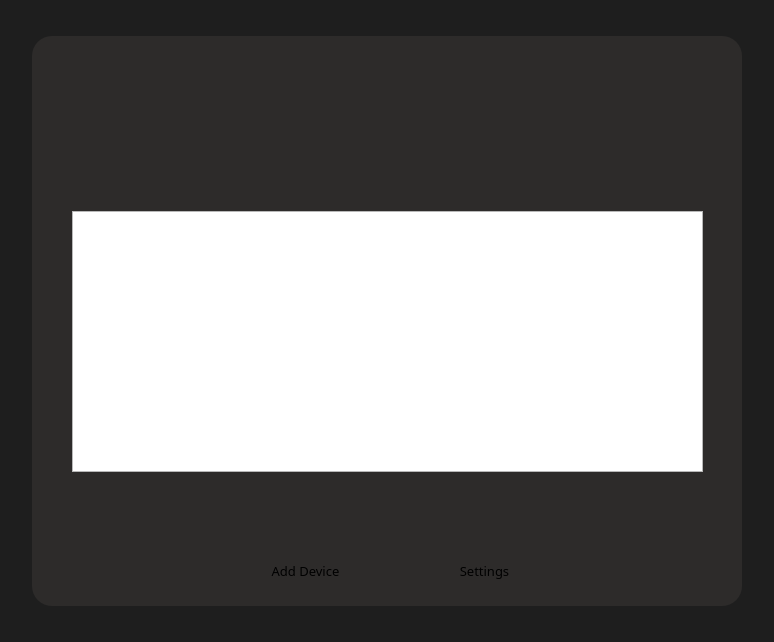
<?xml version="1.0" encoding="UTF-8"?>
<ui version="4.0">
 <class>ControlWindow</class>
 <widget class="QMainWindow" name="ControlWindow">
  <property name="geometry">
   <rect>
    <x>0</x>
    <y>0</y>
    <width>774</width>
    <height>642</height>
   </rect>
  </property>
  <property name="sizePolicy">
   <sizepolicy hsizetype="Fixed" vsizetype="Fixed">
    <horstretch>0</horstretch>
    <verstretch>0</verstretch>
   </sizepolicy>
  </property>
  <property name="minimumSize">
   <size>
    <width>774</width>
    <height>642</height>
   </size>
  </property>
  <property name="maximumSize">
   <size>
    <width>774</width>
    <height>642</height>
   </size>
  </property>
  <property name="windowTitle">
   <string>Smart Home Controller</string>
  </property>
  <widget class="QWidget" name="centralwidget">
   <property name="styleSheet">
    <string notr="true">#centralwidget {
    background-color: #1E1E1E;
}</string>
   </property>
   <layout class="QGridLayout" name="gridLayout">
    <item row="1" column="0">
     <spacer name="central_hspacer_l">
      <property name="orientation">
       <enum>Qt::Orientation::Horizontal</enum>
      </property>
      <property name="sizeType">
       <enum>QSizePolicy::Policy::Fixed</enum>
      </property>
      <property name="sizeHint" stdset="0">
       <size>
        <width>5</width>
        <height>20</height>
       </size>
      </property>
     </spacer>
    </item>
    <item row="2" column="1">
     <spacer name="cenral_vspacer_d">
      <property name="orientation">
       <enum>Qt::Orientation::Vertical</enum>
      </property>
      <property name="sizeType">
       <enum>QSizePolicy::Policy::Fixed</enum>
      </property>
      <property name="sizeHint" stdset="0">
       <size>
        <width>20</width>
        <height>5</height>
       </size>
      </property>
     </spacer>
    </item>
    <item row="1" column="1">
     <widget class="QWidget" name="root_widget" native="true">
      <property name="sizePolicy">
       <sizepolicy hsizetype="Fixed" vsizetype="Fixed">
        <horstretch>0</horstretch>
        <verstretch>0</verstretch>
       </sizepolicy>
      </property>
      <property name="minimumSize">
       <size>
        <width>710</width>
        <height>570</height>
       </size>
      </property>
      <property name="styleSheet">
       <string notr="true">#root_widget {
    background-color: #2D2B2A;
	border-radius: 20px;
}</string>
      </property>
      <widget class="QLabel" name="logo">
       <property name="geometry">
        <rect>
         <x>260</x>
         <y>-7</y>
         <width>191</width>
         <height>191</height>
        </rect>
       </property>
       <property name="sizePolicy">
        <sizepolicy hsizetype="Fixed" vsizetype="Fixed">
         <horstretch>0</horstretch>
         <verstretch>0</verstretch>
        </sizepolicy>
       </property>
       <property name="text">
        <string/>
       </property>
       <property name="pixmap">
        <pixmap resource="Resources.qrc">:/images/Resources/logo.png</pixmap>
       </property>
       <property name="scaledContents">
        <bool>true</bool>
       </property>
       <property name="alignment">
        <set>Qt::AlignmentFlag::AlignCenter</set>
       </property>
      </widget>
      <widget class="QWidget" name="horizontalLayoutWidget">
       <property name="geometry">
        <rect>
         <x>0</x>
         <y>443</y>
         <width>725</width>
         <height>108</height>
        </rect>
       </property>
       <layout class="QHBoxLayout" name="button_layout">
        <item>
         <spacer name="button_hspacer_l">
          <property name="orientation">
           <enum>Qt::Orientation::Horizontal</enum>
          </property>
          <property name="sizeType">
           <enum>QSizePolicy::Policy::Fixed</enum>
          </property>
          <property name="sizeHint" stdset="0">
           <size>
            <width>200</width>
            <height>20</height>
           </size>
          </property>
         </spacer>
        </item>
        <item>
         <widget class="QPushButton" name="add_device_button">
          <property name="sizePolicy">
           <sizepolicy hsizetype="Fixed" vsizetype="Fixed">
            <horstretch>0</horstretch>
            <verstretch>0</verstretch>
           </sizepolicy>
          </property>
          <property name="text">
           <string/>
          </property>
          <property name="icon">
           <iconset resource="Resources.qrc">
            <normaloff>:/images/Resources/add_device.png</normaloff>:/images/Resources/add_device.png</iconset>
          </property>
          <property name="iconSize">
           <size>
            <width>80</width>
            <height>80</height>
           </size>
          </property>
          <property name="flat">
           <bool>true</bool>
          </property>
         </widget>
        </item>
        <item>
         <spacer name="button_hspacer_c">
          <property name="orientation">
           <enum>Qt::Orientation::Horizontal</enum>
          </property>
          <property name="sizeType">
           <enum>QSizePolicy::Policy::Fixed</enum>
          </property>
          <property name="sizeHint" stdset="0">
           <size>
            <width>40</width>
            <height>20</height>
           </size>
          </property>
         </spacer>
        </item>
        <item>
         <widget class="QPushButton" name="settings_button">
          <property name="sizePolicy">
           <sizepolicy hsizetype="Fixed" vsizetype="Fixed">
            <horstretch>0</horstretch>
            <verstretch>0</verstretch>
           </sizepolicy>
          </property>
          <property name="text">
           <string/>
          </property>
          <property name="icon">
           <iconset resource="Resources.qrc">
            <normaloff>:/images/Resources/settings.png</normaloff>:/images/Resources/settings.png</iconset>
          </property>
          <property name="iconSize">
           <size>
            <width>70</width>
            <height>70</height>
           </size>
          </property>
          <property name="flat">
           <bool>true</bool>
          </property>
         </widget>
        </item>
        <item>
         <spacer name="button_hspacer_r">
          <property name="orientation">
           <enum>Qt::Orientation::Horizontal</enum>
          </property>
          <property name="sizeType">
           <enum>QSizePolicy::Policy::Fixed</enum>
          </property>
          <property name="sizeHint" stdset="0">
           <size>
            <width>200</width>
            <height>20</height>
           </size>
          </property>
         </spacer>
        </item>
       </layout>
      </widget>
      <widget class="QListWidget" name="device_list">
       <property name="geometry">
        <rect>
         <x>40</x>
         <y>175</y>
         <width>631</width>
         <height>261</height>
        </rect>
       </property>
       <property name="sizePolicy">
        <sizepolicy hsizetype="Fixed" vsizetype="Fixed">
         <horstretch>0</horstretch>
         <verstretch>0</verstretch>
        </sizepolicy>
       </property>
      </widget>
      <widget class="QLabel" name="add_device">
       <property name="geometry">
        <rect>
         <x>233</x>
         <y>514</y>
         <width>81</width>
         <height>41</height>
        </rect>
       </property>
       <property name="sizePolicy">
        <sizepolicy hsizetype="Fixed" vsizetype="Fixed">
         <horstretch>0</horstretch>
         <verstretch>0</verstretch>
        </sizepolicy>
       </property>
       <property name="styleSheet">
        <string notr="true">#add_device {
    font-family: SanFransisco;
    font-size: 13px;
}</string>
       </property>
       <property name="text">
        <string>Add Device</string>
       </property>
       <property name="alignment">
        <set>Qt::AlignmentFlag::AlignCenter</set>
       </property>
      </widget>
      <widget class="QLabel" name="settings">
       <property name="geometry">
        <rect>
         <x>417</x>
         <y>514</y>
         <width>71</width>
         <height>41</height>
        </rect>
       </property>
       <property name="sizePolicy">
        <sizepolicy hsizetype="Fixed" vsizetype="Fixed">
         <horstretch>0</horstretch>
         <verstretch>0</verstretch>
        </sizepolicy>
       </property>
       <property name="styleSheet">
        <string notr="true">#settings {
    font-family: SanFransisco;
    font-size: 13px;
}</string>
       </property>
       <property name="text">
        <string>Settings</string>
       </property>
       <property name="alignment">
        <set>Qt::AlignmentFlag::AlignCenter</set>
       </property>
      </widget>
     </widget>
    </item>
    <item row="1" column="2">
     <spacer name="central_hspacer_r">
      <property name="orientation">
       <enum>Qt::Orientation::Horizontal</enum>
      </property>
      <property name="sizeType">
       <enum>QSizePolicy::Policy::Fixed</enum>
      </property>
      <property name="sizeHint" stdset="0">
       <size>
        <width>5</width>
        <height>20</height>
       </size>
      </property>
     </spacer>
    </item>
    <item row="0" column="1">
     <spacer name="central_vspacer_u">
      <property name="orientation">
       <enum>Qt::Orientation::Vertical</enum>
      </property>
      <property name="sizeType">
       <enum>QSizePolicy::Policy::Fixed</enum>
      </property>
      <property name="sizeHint" stdset="0">
       <size>
        <width>20</width>
        <height>5</height>
       </size>
      </property>
     </spacer>
    </item>
   </layout>
  </widget>
 </widget>
 <resources>
  <include location="Resources.qrc"/>
 </resources>
 <connections/>
</ui>
